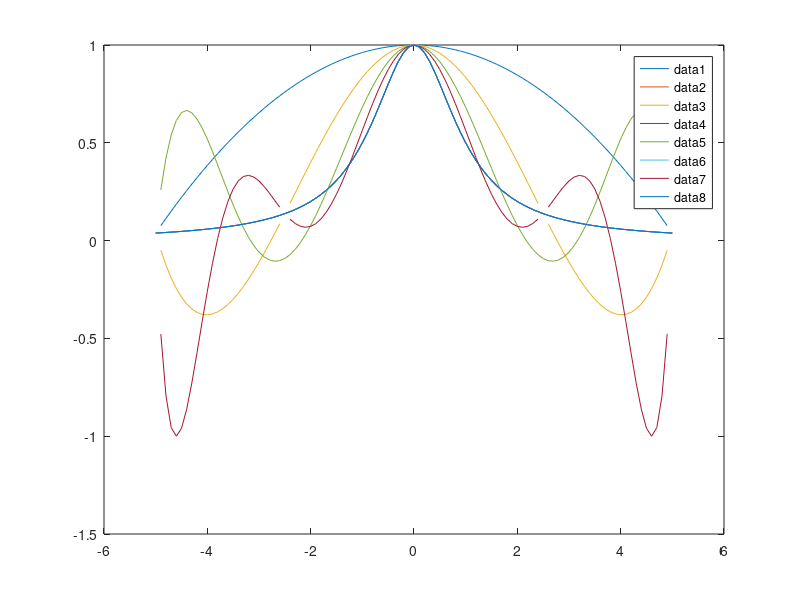

Here is the MATLAB script that generated this plot:
## Functions z is used for computing L(lagrange)

##1
clear


function z = Ai(i,x)
  m = length(x);
  p = 1;
for j = 1:m
  if i~=j
    p = p*(x(i)-x(j));
  endif
end
z = 1/p;
endfunction

function L = lagrange(x,y,xx)  

m = length(x);
P = zeros(1,m);
N = length(xx);
L = zeros(1,N);
for j = 1:N
  s1 = 0;
  s2 = 0;
  for i = 1:m
    P(i) = Ai(i,x);
  s1 = s1 + P(i)*y(i)/(xx(j)-x(i));
  s2 = s2 + P(i)/(xx(j)-x(i));
endfor
L(j) = s1/s2;
end
endfunction

x = 1930:10:1980; ## years going from 10 to 10
y = [123203, 131669, 150697, 179323, 203212, 226505]; ##values from the table
xx = [1955,1995]; ## required years
  
disp("Ex 1 : ")  
result = lagrange(x,y,xx);
disp("For 1955 : ");
disp(floor(result(1)));
disp("For 1995 : ");
disp(floor(result(2)));
disp("\n")

##2
clear


function z = Ai(i,x)
  m = length(x);
  p = 1;
for j = 1:m
  if i~=j
    p = p*(x(i)-x(j));
  endif
end
z = 1/p;
endfunction

function L = lagrange(x,y,xx)  

m = length(x);
P = zeros(1,m);
N = length(xx);
L = zeros(1,N);
for j = 1:N
  s1 = 0;
  s2 = 0;
  for i = 1:m
    P(i) = Ai(i,x);
  s1 = s1 + P(i)*y(i)/(xx(j)-x(i));
  s2 = s2 + P(i)/(xx(j)-x(i));
endfor
L(j) = s1/s2;
end
endfunction

x = [225 256 289]; ##x is the power 2 of y
y = [15 16 17];
xx = [115];

disp("Ex 2 :")  
lagrange(x,y,xx)
disp("\n")

##3
clear


function z = Ai(i,x)
  m = length(x);
  p = 1;
for j = 1:m
  if i~=j
    p = p*(x(i)-x(j));
  endif
end
z = 1/p;
endfunction

function L = lagrange(x,y,xx)  

m = length(x);
P = zeros(1,m);
N = length(xx);
L = zeros(1,N);
for j = 1:N
  s1 = 0;
  s2 = 0;
  for i = 1:m
    P(i) = Ai(i,x);
  s1 = s1 + P(i)*y(i)/(xx(j)-x(i));
  s2 = s2 + P(i)/(xx(j)-x(i));
endfor
L(j) = s1/s2;
end
endfunction

disp("Ex 3 : ")

f = @(a) (1 + cos(pi*a)) ./ (1 + a); ## lambda of function

x = linspace(0, 10, 21); ## computing function for the equally spaced points
y = f(x); 

xx = linspace(0, 10, 100); ## take another 10 points qually spaced

##plot(xx, f(xx)); ## initial function ploting
##hold on; ## wait for plot to be overriden

L = lagrange(x, y, xx); ## apply lagrange interpolation

##plot(xx, L,'r');   ##plot on the same table
##hold off;
##the aproximation becomes more different as we continue


##4

clear 

function z = compute_A_i(i,x)
  m = length(x);
  p = 1;
  for j = 1:m
    if i~=j
      p = p*(x(i)-x(j));
    endif
  end
  z = 1/p;
endfunction

function L = lagrange(x,y,xx)  
  m = length(x);
  P = zeros(1,m);
  N = length(xx);
  L = zeros(1,N);
  for j = 1:N
    s1 = 0;
    s2 = 0;
    for i = 1:m
      P(i) = compute_A_i(i,x);
    s1 = s1 + P(i)*y(i)/(xx(j)-x(i));
    s2 = s2 + P(i)/(xx(j)-x(i));
  endfor
  L(j) = s1/s2;
  end
endfunction

f = @(a) 1 ./ (1 + a .^ 2);

function max = compute_error_n(f, y, n, L) ##compute error with the formula
  max = 0;
  for i = 1:100
    calcul = abs(f(i / 10 - 5) - L(i));
    if (calcul > max)
      max = calcul;
    endif
  endfor
endfunction


N = 2:2:8;
for n = N
  x = linspace(-5, 5, n + 1);
  y = f(x);
  xx = -5:0.1:5;
  L = lagrange(x, y, xx);
  e = compute_error_n(f, y, n, L) ##display error
  plot(xx, L);
  hold on;
  plot(xx, f(xx)); ## if we wanna see function with error
  legend;
  ##title(strcat("n=", num2str(n), " e=", num2str(e)))
endfor
